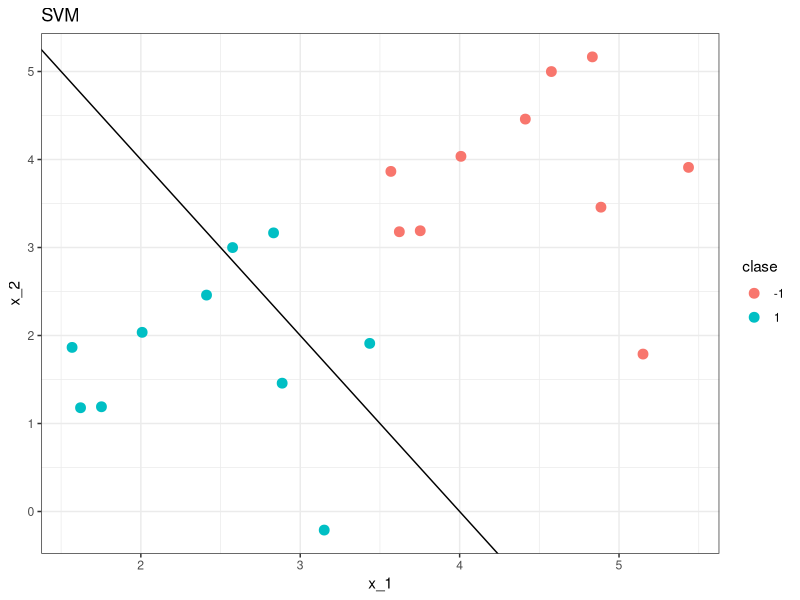
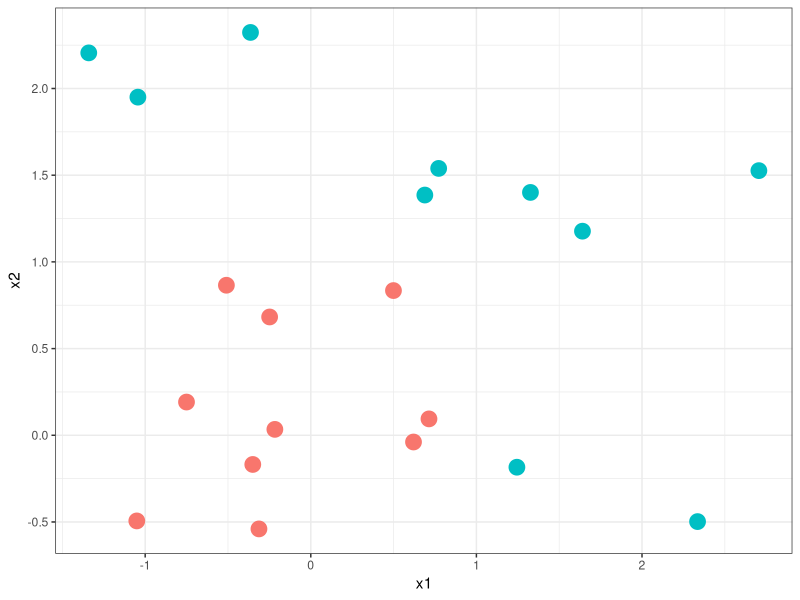
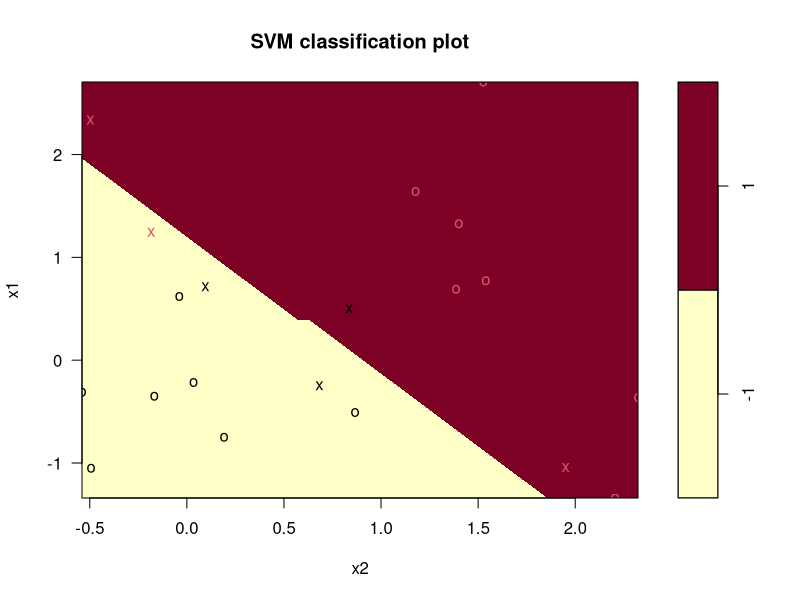

Generate these figures, in order, with R:
library(ggplot2)

#Semilla
set.seed(68)

x1 <- rnorm(n=10,mean = 2, sd=1)
x2 <- rnorm(n=10,mean = 2, sd=1)
obs <- data.frame(x_1 = c(x1,x1+2),
                  x_2 = c(x2,x2+2),
                  clase = rep(c(1,-1), each = 10))
obs$clase <- as.factor(obs$clase)

#Plotear
ggplot()+
  geom_point(data = obs, aes(x=x_1, y=x_2,color = clase), size = 3) +
  geom_abline(intercept = 8, slope = -2) +
  theme_bw() +
  labs(title = "SVM")


set.seed(10111)
coord <- matrix(rnorm(40), 20, 2)
colnames(coord) <- c("x1","x2")

#Sacar los valores representados entre -1 y 1
y <- c(rep(-1,10),rep(1,10)) 

coord[y==1,] <- coord[y==1,] +1
varplot <- data.frame(coord,y)

ggplot(data = varplot,aes(x = x1, y = x2, color = as.factor(y))) +
  geom_point(size = 5) +
  theme_bw() +
  theme(legend.position = 'NONE')
#Los modelos no son separables segun esta imagen

library(e1071)
varplot$y <- as.factor(varplot$y)
model_svm <- svm(formula= y~x1+x2,
                 data=varplot,
                 kernel = 'linear', cost = 10, scale = FALSE)
summary(model_svm)

plot(model_svm, varplot)
